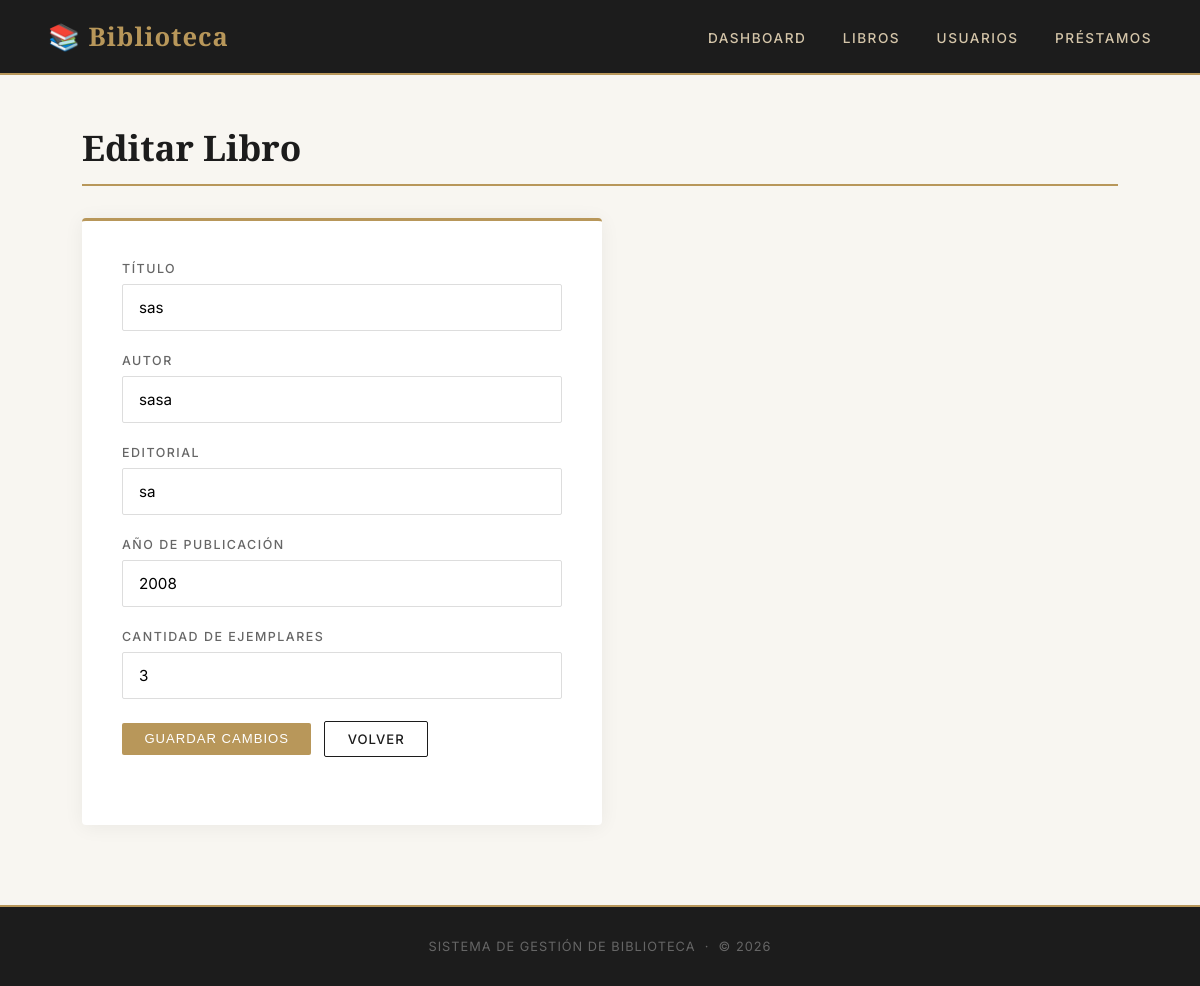
The app's page /libros/editar/1, older data.
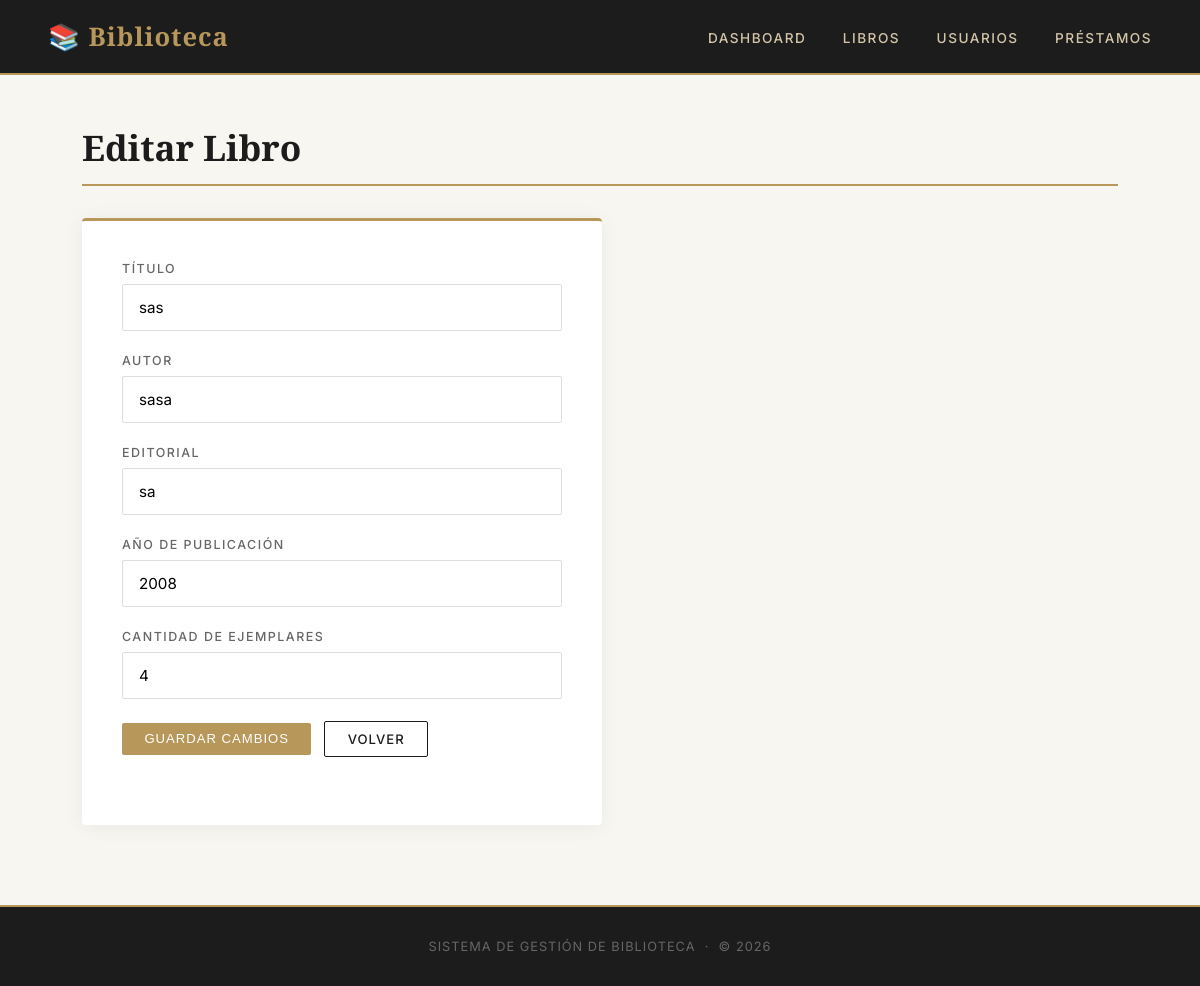
The same page, newer data.
### app/models/libro.py (models this page shows)
class Libro(db.Model):
    __tablename__ = 'libros'
    id = db.Column(db.Integer, primary_key=True)
    titulo = db.Column(db.String(200), nullable=False)
    autor = db.Column(db.String(100), nullable=False)
    editorial = db.Column(db.String(100), nullable=False)
    anio_publicacion = db.Column(db.Integer, nullable=False)
    cantidad_ejemplares = db.Column(db.Integer, nullable=False)

### app/routes/libros.py (the view, shortened to what this page needs)
@libros_bp.route('/editar/<int:id>', methods=['GET', 'POST'])
def editar(id):
    libro = Libro.query.get_or_404(id)
    return render_template('libros/editar.html', libro=libro)

### app/templates/libros/editar.html (shortened to what this page needs)
{% extends 'base.html' %}
{% block content %}
<h1>Editar Libro</h1>
<div class="form-card">
    <form method="POST">
        <div class="form-group">
            <label>Título</label>
            <input type="text" name="titulo" value="{{ libro.titulo }}" required>
        </div>
        <div class="form-group">
            <label>Autor</label>
            <input type="text" name="autor" value="{{ libro.autor }}" required>
        </div>
        <div class="form-group">
            <label>Editorial</label>
            <input type="text" name="editorial" value="{{ libro.editorial }}" required>
        </div>
        <div class="form-group">
            <label>Año de publicación</label>
            <input type="number" name="anio_publicacion" value="{{ libro.anio_publicacion }}" required>
        </div>
        <div class="form-group">
            <label>Cantidad de ejemplares</label>
            <input type="number" name="cantidad_ejemplares" value="{{ libro.cantidad_ejemplares }}" required>
        </div>
        <div class="actions">
            <button type="submit">Guardar cambios</button>
            <a href="/libros/" class="btn-secondary">Volver</a>
        </div>
    </form>
</div>
{% endblock %}

Row changes from the older to the newer data that the page shows:
changed Libro "sas": cantidad_ejemplares "3" → "4"
